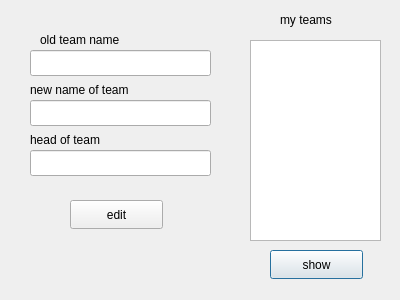
<?xml version="1.0" encoding="UTF-8"?>
<ui version="4.0">
 <class>Dialog_edit_team</class>
 <widget class="QDialog" name="Dialog_edit_team">
  <property name="geometry">
   <rect>
    <x>0</x>
    <y>0</y>
    <width>400</width>
    <height>300</height>
   </rect>
  </property>
  <property name="windowTitle">
   <string>Dialog</string>
  </property>
  <widget class="QListWidget" name="my_teams_view">
   <property name="geometry">
    <rect>
     <x>250</x>
     <y>40</y>
     <width>131</width>
     <height>201</height>
    </rect>
   </property>
  </widget>
  <widget class="QPushButton" name="show_my_teams_btn">
   <property name="geometry">
    <rect>
     <x>270</x>
     <y>250</y>
     <width>93</width>
     <height>29</height>
    </rect>
   </property>
   <property name="text">
    <string>show</string>
   </property>
  </widget>
  <widget class="QLabel" name="label">
   <property name="geometry">
    <rect>
     <x>280</x>
     <y>10</y>
     <width>63</width>
     <height>20</height>
    </rect>
   </property>
   <property name="text">
    <string>my teams</string>
   </property>
  </widget>
  <widget class="QLineEdit" name="old_team_name_input">
   <property name="geometry">
    <rect>
     <x>30</x>
     <y>50</y>
     <width>181</width>
     <height>26</height>
    </rect>
   </property>
  </widget>
  <widget class="QLineEdit" name="new_head_of_team_input">
   <property name="geometry">
    <rect>
     <x>30</x>
     <y>150</y>
     <width>181</width>
     <height>26</height>
    </rect>
   </property>
  </widget>
  <widget class="QLineEdit" name="new_name_of_team_input">
   <property name="geometry">
    <rect>
     <x>30</x>
     <y>100</y>
     <width>181</width>
     <height>26</height>
    </rect>
   </property>
  </widget>
  <widget class="QLabel" name="label_2">
   <property name="geometry">
    <rect>
     <x>40</x>
     <y>30</y>
     <width>101</width>
     <height>20</height>
    </rect>
   </property>
   <property name="text">
    <string>old team name</string>
   </property>
  </widget>
  <widget class="QLabel" name="label_3">
   <property name="geometry">
    <rect>
     <x>30</x>
     <y>80</y>
     <width>161</width>
     <height>20</height>
    </rect>
   </property>
   <property name="text">
    <string>new name of team</string>
   </property>
  </widget>
  <widget class="QLabel" name="label_4">
   <property name="geometry">
    <rect>
     <x>30</x>
     <y>130</y>
     <width>111</width>
     <height>20</height>
    </rect>
   </property>
   <property name="text">
    <string>head of team</string>
   </property>
  </widget>
  <widget class="QPushButton" name="edit_btn">
   <property name="geometry">
    <rect>
     <x>70</x>
     <y>200</y>
     <width>93</width>
     <height>29</height>
    </rect>
   </property>
   <property name="text">
    <string>edit</string>
   </property>
  </widget>
 </widget>
 <resources/>
 <connections/>
</ui>
